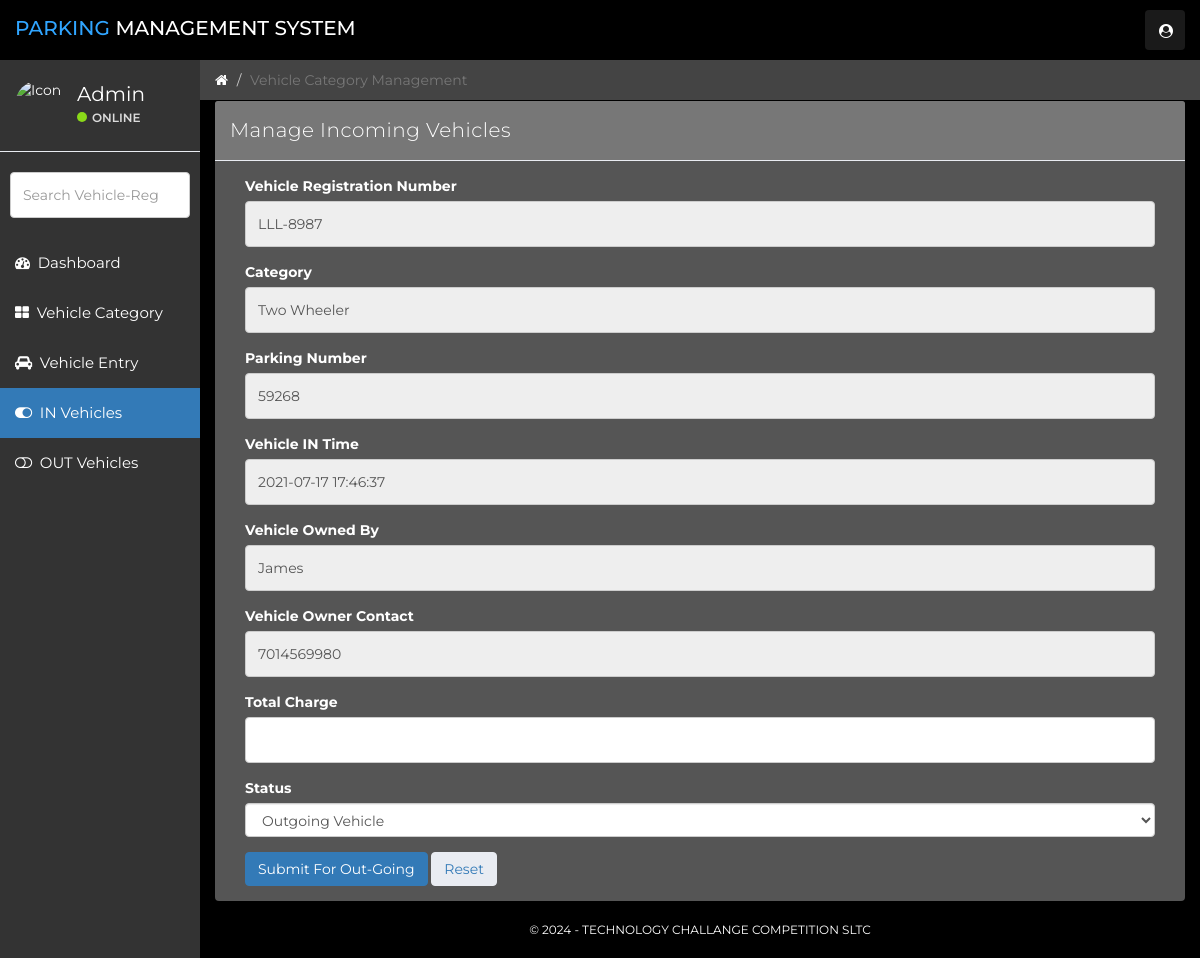
Screenshot of /update-incomingdetail.php?updateid=20 (signed in) with the database file from the repository.
### tables this page shows
CREATE TABLE `vehicle_info` (
  `ID` int(10) NOT NULL,
  `ParkingNumber` varchar(120) DEFAULT NULL,
  `VehicleCategory` varchar(120) NOT NULL,
  `VehicleCompanyname` varchar(120) DEFAULT NULL,
  `RegistrationNumber` varchar(120) DEFAULT NULL,
  `OwnerName` varchar(120) DEFAULT NULL,
  `OwnerContactNumber` bigint(10) DEFAULT NULL,
  `InTime` timestamp NULL DEFAULT CURRENT_TIMESTAMP,
  `OutTime` timestamp NULL DEFAULT NULL ON UPDATE CURRENT_TIMESTAMP,
  `ParkingCharge` varchar(120) NOT NULL,
  `Remark` mediumtext NOT NULL,
  `Status` varchar(5) NOT NULL
);

### update-incomingdetail.php (the view, shortened to what this page needs)
<?php
    include('includes/dbconn.php');
    if (strlen($_SESSION['vpmsaid']==0)) {
    header('location:logout.php');
    } else {
?>
<!DOCTYPE html>
<html>
<head>
	<link href="css/bootstrap.min.css" rel="stylesheet">
	<link href="css/font-awesome.min.css" rel="stylesheet">
    <link href="css/datatable.css" rel="stylesheet">
	<link href="css/datepicker3.css" rel="stylesheet">
	<link href="css/styles.css" rel="stylesheet">
</head>
<body>
        <?php include 'includes/navigation.php' ?>
		<?php
		include 'includes/sidebar.php'
		?>
	<div class="col-sm-9 col-sm-offset-3 col-lg-10 col-lg-offset-2 main">
		<div class="row">
			<ol class="breadcrumb">
				<li><a href="dashboard.php">
					<em class="fa fa-home"></em>
				</a></li>
				<li class="active">Vehicle Category Management</li>
			</ol>
		</div>
		<div class="row">
			<div class="col-lg-12">
			</div>
		</div>
		<div class="row">
				<div class="col-lg-12">
					<div class="panel panel-default">
						<div class="panel-heading">Manage Incoming Vehicles</div>
						<div class="panel-body">
                        <div class="col-md-12">
							<form method="POST">
                            <?php
                            $cid=$_GET['updateid'];
                            $ret=mysqli_query($con,"SELECT * from vehicle_info where ID='$cid'");
                            while ($row=mysqli_fetch_array($ret)) {
                            ?>
								<div class="form-group">
									<label>Vehicle Registration Number</label>
									<input type="text" class="form-control" value="<?php  echo $row['RegistrationNumber'];?>" id="catename" name="catename" readonly>
								</div>
                                <div class="form-group">
									<label>Category</label>
									<input type="text" class="form-control" value="<?php  echo $row['VehicleCategory'];?>" id="sdesc" name="sdesc" readonly>
								</div>
                                <div class="form-group">
									<label>Parking Number</label>
									<input type="text" class="form-control" value="<?php  echo $row['ParkingNumber'];?>" id="sdesc" name="sdesc" readonly>
								</div>
                                <div class="form-group">
									<label>Vehicle IN Time</label>
									<input type="text" class="form-control" value="<?php  echo $row['InTime'];?>" id="sdesc" name="sdesc" readonly>
								</div>
                                <div class="form-group">
									<label>Vehicle Owned By</label>
									<input type="text" class="form-control" value="<?php  echo $row['OwnerName'];?>" id="sdesc" name="sdesc" readonly>
								</div>
                                <div class="form-group">
									<label>Vehicle Owner Contact</label>
									<input type="text" class="form-control" value="<?php  echo $row['OwnerContactNumber'];?>" id="sdesc" name="sdesc" readonly>
								</div>
                                <div class="form-group">
									<label>Total Charge</label>
									<input type="number" class="form-control" placeholder="" id="parkingcharge" name="parkingcharge" required>
								</div>
                                <div class="form-group">
									<label>Status</label>
									<select name="status" class="form-control" required="true" >
                                        <option value="Out">Outgoing Vehicle</option>
                                    </select>
								</div>
                        <?php } ?>
									<button type="submit" class="btn btn-success" name="submit-in">Submit For Out-Going</button>
									<button type="reset" class="btn btn-default">Reset</button>
								</div>
						</div>
					</div>
				</div>
</div>
        <?php include 'includes/footer.php'?>
	</div>
</body>
</html>
<?php }  ?>

### css/styles.css (style rules this page uses)
body { background: #000; padding-top: 60px; font-size: 14px; color: #ffffff; font-family: "Montserrat", "Helvetica Neue", Helvetica, Arial, sans-serif; }
a, a:hover, a:focus { color: #ffffff; }
input.form-control { border: 1px solid #ccc; box-shadow: none; height: 46px; }
.btn-default, .btn-default:hover, .btn-default:focus, .btn-default:active, .btn-default.active, .open > .dropdown-toggle.btn-default, .btn-default.disabled, .btn-default[disabled], fieldset[disabled] .btn-default, .btn-default.disabled:hover, .btn-default[disabled]:hover, fieldset[disabled] .btn-default:hover, .btn-default.disabled:focus, .btn-default[disabled]:focus, fieldset[disabled] .btn-default:focus, .btn-default.disabled:active, .btn-default[disabled]:active, fieldset[disabled] .btn-default:active, .btn-default.disabled.active, .btn-default[disabled].active, fieldset[disabled] .btn-default.active { background-color: #e9ecf2; border-color: #e9ecf2; color: #337ab7; }
.btn-success, .btn-success:hover, .btn-success:focus, .btn-success:active, .btn-success.active, .open > .dropdown-toggle.btn-success, .btn-success.disabled, .btn-success[disabled], fieldset[disabled] .btn-success, .btn-success.disabled:hover, .btn-success[disabled]:hover, fieldset[disabled] .btn-success:hover, .btn-success.disabled:focus, .btn-success[disabled]:focus, fieldset[disabled] .btn-success:focus, .btn-success.disabled:active, .btn-success[disabled]:active, fieldset[disabled] .btn-success:active, .btn-success.disabled.active, .btn-success[disabled].active, fieldset[disabled] .btn-success.active { background-color: #337ab7; border-color: #337ab7 }
.panel { background-color: #555; border: 0; }
.panel-heading { font-size: 20px; font-weight: 300; letter-spacing: 0.025em; height: 60px; line-height: 38px; }
.panel-default .panel-heading { background: #777; border-bottom: 1px solid #e9ecf2; color: #ffffff; }
.breadcrumb { border-radius: 0; padding: 10px 15px 10px 15px; background: #444444; margin: 0; }

### rows the page displays
vehicle_info: catename "LLL-8987", sdesc "Two Wheeler", sdesc "59268", sdesc "2021-07-17 17:46:37", sdesc "James", sdesc "7014569980"
